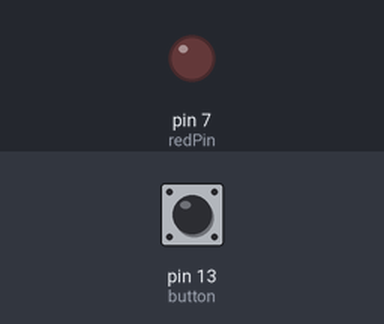
This sketch was run on a simulated Arduino Uno, built with avr-gcc and run on an emulated ATmega328P. On the bench: output pins drawn as LEDs (lit = HIGH). Inputs (shaded band) come from the test bench; at power-on: pin 13 (button) LOW.

Above: at 1.2 s.
1.3 s: pin 13 (button) pulled HIGH for 0.15 s
At 1.37 s:
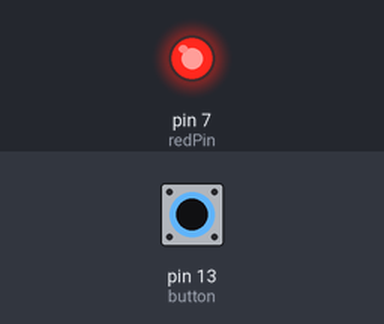
2.9 s: pin 13 (button) pulled HIGH for 3.2 s
At 6.5 s:
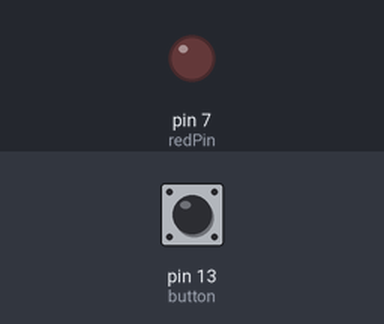
Timing chart, 0 to 8.0 s (numbered marks = the images above; inputs shaded):
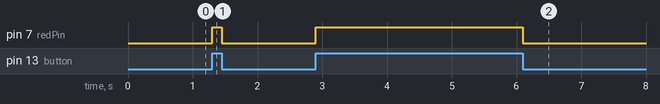

Measured:
- after the input at 1.3 s, pin 7 (redPin): LOW → HIGH at once, → LOW 0.15 s later
- after the input at 2.9 s, pin 7 (redPin): LOW → HIGH at once, → LOW 3.2 s later

The sketch:

UsageButton.ino
```cpp
int button=13;
int redPin=7;
void setup() {
  pinMode(button,INPUT);
  pinMode(redPin,OUTPUT);
}

void loop() {
  if(digitalRead(button)==HIGH){
    digitalWrite(redPin,HIGH);
  }else{
    digitalWrite(redPin,LOW);
  }
}
```
